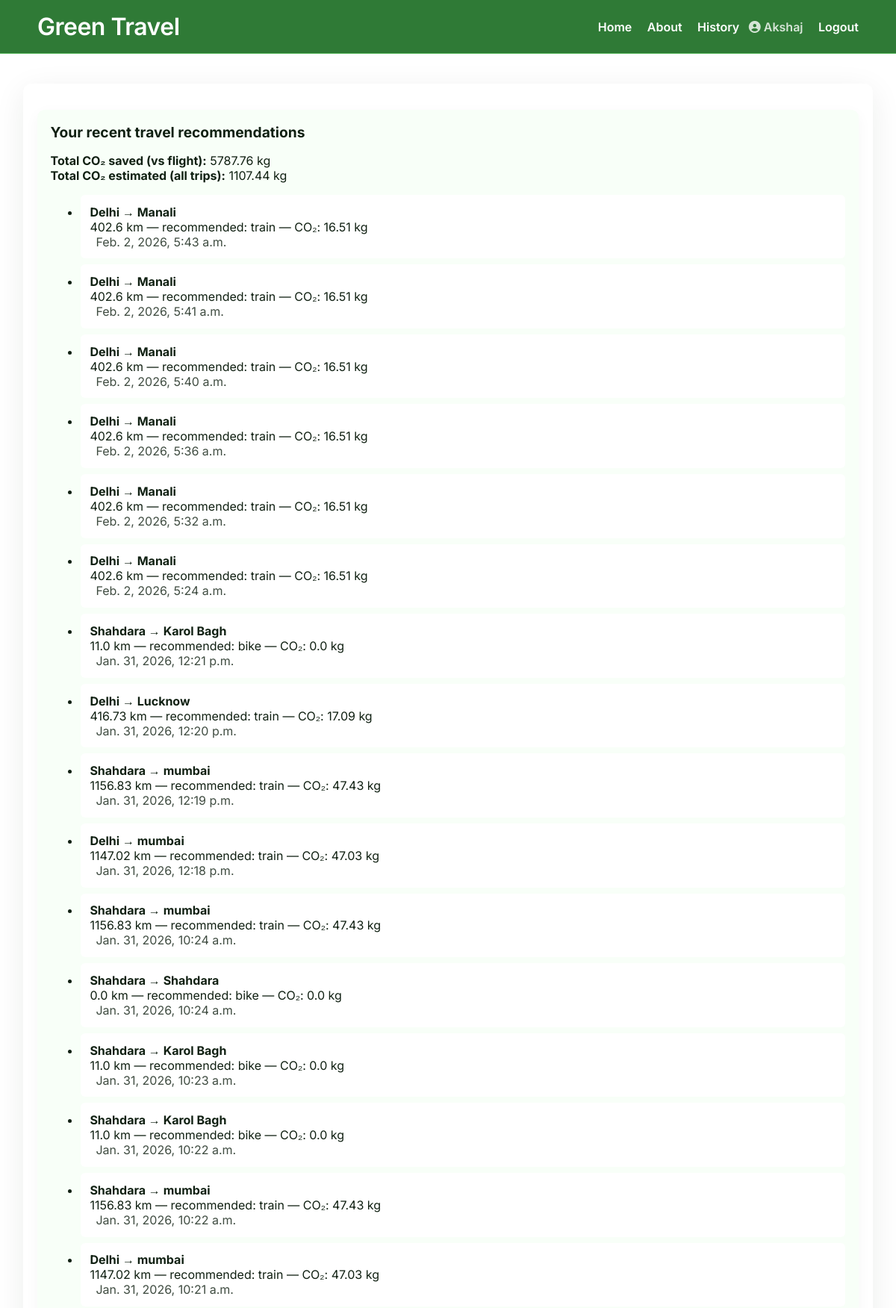
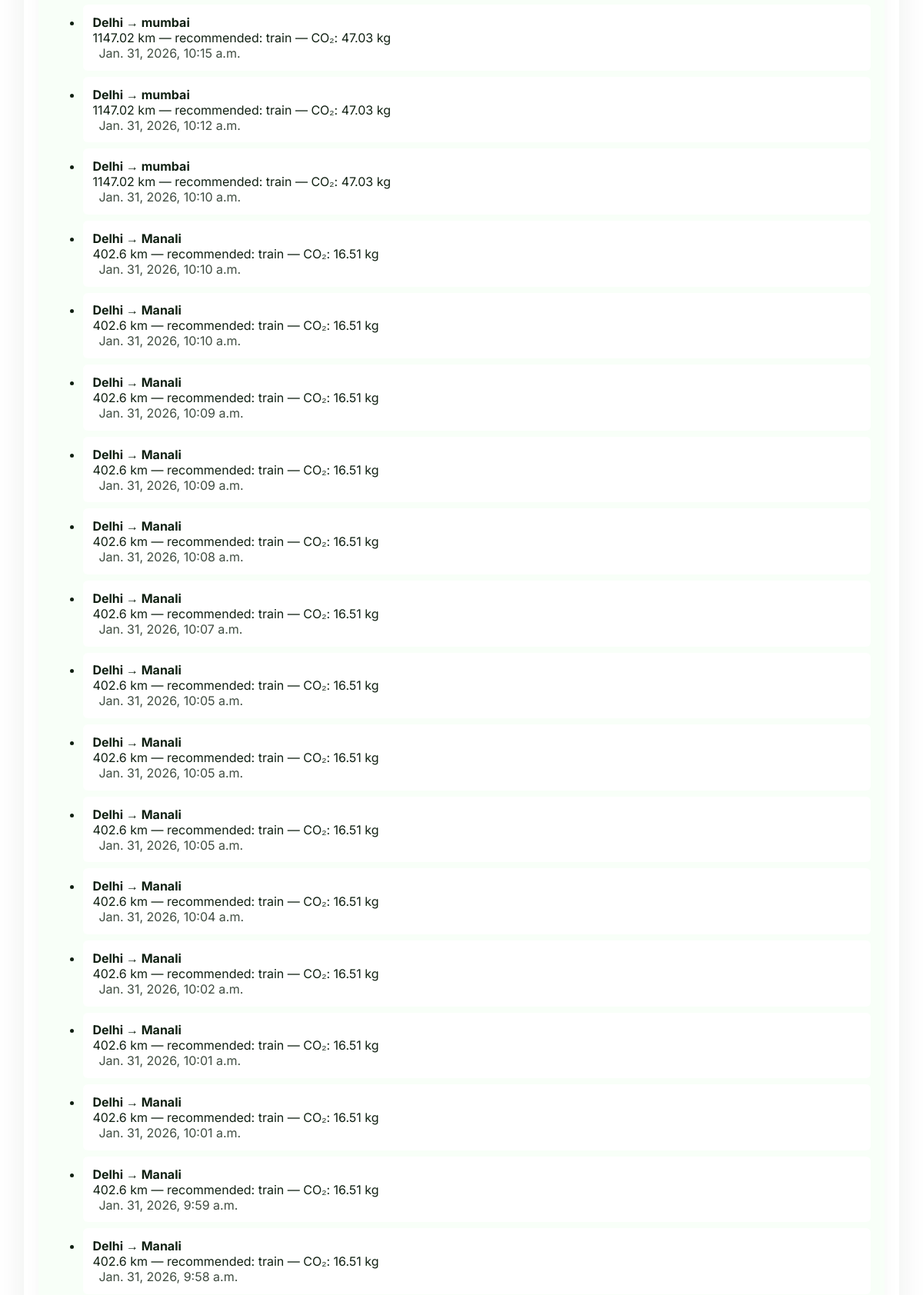
Page /history/ (signed in, upper part) on the committed database (2 pictures, top to bottom).
### recommendations/models.py (models this page shows, shortened)
class TravelRecord(models.Model):
    user = models.ForeignKey(settings.AUTH_USER_MODEL, null=True, blank=True, on_delete=models.SET_NULL)
    source = models.CharField(max_length=200)
    destination = models.CharField(max_length=200)
    distance_km = models.FloatField()
    passenger_count = models.IntegerField(default=1)
    selected_travel_type = models.CharField(max_length=50, blank=True)
    recommended_transport = models.CharField(max_length=50)
    co2_estimated_kg = models.FloatField()
    co2_saved_kg = models.FloatField(default=0)
    created_at = models.DateTimeField(auto_now_add=True)

### recommendations/views.py (the view)
# urls.py: path('history/', views.history, name='history'),
@login_required
def history(request):
    records = TravelRecord.objects.filter(user=request.user).order_by('-created_at')[:200]
    total_saved = records.aggregate(total=Sum('co2_saved_kg'))['total'] or 0.0
    total_emitted = records.aggregate(total=Sum('co2_estimated_kg'))['total'] or 0.0
    context = {
        'records': records,
        'total_saved_kg': round(total_saved, 2),
        'total_emitted_kg': round(total_emitted, 2),
    }
    return render(request, 'recommendations/history.html', context)

### templates/recommendations/history.html
{% extends 'recommendations/base.html' %}
{% block content %}
  <section class="form-wrap">
    <h2>Your recent travel recommendations</h2>
    <div class="history-summary">
      <strong>Total CO₂ saved (vs flight):</strong> {{ total_saved_kg }} kg
      <br>
      <strong>Total CO₂ estimated (all trips):</strong> {{ total_emitted_kg }} kg
    </div>
    {% if records %}
      <ul class="results">
        {% for r in records %}
          <li>
            <strong>{{ r.source }} → {{ r.destination }}</strong>
            <div>{{ r.distance_km }} km — recommended: {{ r.recommended_transport }} — CO₂: {{ r.co2_estimated_kg }} kg</div>
            <div class="muted">{{ r.created_at }}</div>
          </li>
        {% endfor %}
      </ul>
    {% else %}
      <p>No history available. Use the finder to create and save recommendations.</p>
    {% endif %}
  </section>
{% endblock %}

### templates/recommendations/base.html (shortened to what this page needs)
<!doctype html>
<html lang="en">
  <head>
    <link rel="stylesheet" href="https://cdnjs.cloudflare.com/ajax/libs/font-awesome/6.4.0/css/all.min.css">
    <link rel="stylesheet" href="/static/recommendations/css/style.css">
  </head>
  <body>
    <header>
      <div class="header-inner">
        <h1>Green Travel</h1>
        <nav>
          <a href="{% url 'recommendations:index' %}">Home</a>
          <a href="{% url 'recommendations:about' %}">About</a>
          <a href="{% url 'recommendations:history' %}">History</a>
          {% if user.is_authenticated %}
              <a class="muted" href="{% url 'recommendations:profile' %}"><i class="fas fa-user-circle"></i> {{ user.username }}</a>
              <a href="{% url 'recommendations:logout' %}">Logout</a>
          {% endif %}
        </nav>
      </div>
    </header>
    <main>
      {% block content %}{% endblock %}
    </main>
  </body>
</html>

### static/recommendations/css/style.css (style rules this page uses)
body { font-family: 'Inter', Arial, sans-serif; margin: 0; padding: 0; background: url('https://images.unsplash.com/photo-1501785888041-af3ef285b470?auto=format&fit=crop&w=1950&q=80'); background-size: cover; background-position: center; background-attachment: fixed; color: #102012; }
header { background: #2f7a36; color: #ffffff; padding: 1rem 0.6rem; border-bottom: 1px solid #4caf50; }
.header-inner { display: flex; align-items: center; justify-content: space-between; max-width: 1100px; margin: 0 auto; }
header h1 { margin: 0; font-weight: 600; letter-spacing: -0.5px }
nav a { color: #ffffff; margin-left: 1rem; text-decoration: none; font-weight:600 }
.muted { opacity: 0.8; margin-left: 0.5rem }
.form-wrap h2 { margin-top: 0 }
main { padding: 2.2rem 1.2rem; max-width: 1100px; margin: 2.5rem auto; background: rgba(255, 255, 255, 0.8); color: #102012; border-radius: 12px; box-shadow: 0 10px 40px rgba(16,32,20,0.08); }
.form-wrap { background: #f8fff8; padding: 1.1rem; border-radius: 10px; box-shadow: 0 6px 20px rgba(16,32,20,0.04); }
.results li { background: white; margin: 0.5rem 0; padding: 0.8rem; border-radius: 6px; }
.form-wrap h2 { font-size:1.2rem; }

### rows in the picture
TravelRecord: source "Delhi", destination "Manali", distance_km "402.6", recommended_transport "train", co2_estimated_kg "16.51", created_at "Feb. 2, 2026, 5:43 a.m."
TravelRecord: source "Delhi", destination "Manali", distance_km "402.6", recommended_transport "train", co2_estimated_kg "16.51", created_at "Feb. 2, 2026, 5:41 a.m."
TravelRecord: source "Delhi", destination "Manali", distance_km "402.6", recommended_transport "train", co2_estimated_kg "16.51", created_at "Feb. 2, 2026, 5:40 a.m."
TravelRecord: source "Delhi", destination "Manali", distance_km "402.6", recommended_transport "train", co2_estimated_kg "16.51", created_at "Feb. 2, 2026, 5:36 a.m."
TravelRecord: source "Delhi", destination "Manali", distance_km "402.6", recommended_transport "train", co2_estimated_kg "16.51", created_at "Feb. 2, 2026, 5:32 a.m."
TravelRecord: source "Delhi", destination "Manali", distance_km "402.6", recommended_transport "train", co2_estimated_kg "16.51", created_at "Feb. 2, 2026, 5:24 a.m."
TravelRecord: source "Shahdara", destination "Karol Bagh", distance_km "11.0", recommended_transport "bike", co2_estimated_kg "0.0", created_at "Jan. 31, 2026, 12:21 p.m."
TravelRecord: source "Delhi", destination "Lucknow", distance_km "416.73", recommended_transport "train", co2_estimated_kg "17.09", created_at "Jan. 31, 2026, 12:20 p.m."
TravelRecord: source "Shahdara", destination "mumbai", distance_km "1156.83", recommended_transport "train", co2_estimated_kg "47.43", created_at "Jan. 31, 2026, 12:19 p.m."
TravelRecord: source "Delhi", destination "mumbai", distance_km "1147.02", recommended_transport "train", co2_estimated_kg "47.03", created_at "Jan. 31, 2026, 12:18 p.m."
TravelRecord: source "Shahdara", destination "mumbai", distance_km "1156.83", recommended_transport "train", co2_estimated_kg "47.43", created_at "Jan. 31, 2026, 10:24 a.m."
TravelRecord: source "Shahdara", destination "Shahdara", distance_km "0.0", recommended_transport "bike", co2_estimated_kg "0.0", created_at "Jan. 31, 2026, 10:24 a.m."
TravelRecord: source "Shahdara", destination "Karol Bagh", distance_km "11.0", recommended_transport "bike", co2_estimated_kg "0.0", created_at "Jan. 31, 2026, 10:23 a.m."
TravelRecord: source "Shahdara", destination "Karol Bagh", distance_km "11.0", recommended_transport "bike", co2_estimated_kg "0.0", created_at "Jan. 31, 2026, 10:22 a.m."
TravelRecord: source "Shahdara", destination "mumbai", distance_km "1156.83", recommended_transport "train", co2_estimated_kg "47.43", created_at "Jan. 31, 2026, 10:22 a.m."
TravelRecord: source "Delhi", destination "mumbai", distance_km "1147.02", recommended_transport "train", co2_estimated_kg "47.03", created_at "Jan. 31, 2026, 10:21 a.m."
TravelRecord: source "Delhi", destination "mumbai", distance_km "1147.02", recommended_transport "train", co2_estimated_kg "47.03", created_at "Jan. 31, 2026, 10:15 a.m."
TravelRecord: source "Delhi", destination "mumbai", distance_km "1147.02", recommended_transport "train", co2_estimated_kg "47.03", created_at "Jan. 31, 2026, 10:12 a.m."
TravelRecord: source "Delhi", destination "mumbai", distance_km "1147.02", recommended_transport "train", co2_estimated_kg "47.03", created_at "Jan. 31, 2026, 10:10 a.m."
TravelRecord: source "Delhi", destination "Manali", distance_km "402.6", recommended_transport "train", co2_estimated_kg "16.51", created_at "Jan. 31, 2026, 10:10 a.m."
TravelRecord: source "Delhi", destination "Manali", distance_km "402.6", recommended_transport "train", co2_estimated_kg "16.51", created_at "Jan. 31, 2026, 10:10 a.m."
TravelRecord: source "Delhi", destination "Manali", distance_km "402.6", recommended_transport "train", co2_estimated_kg "16.51", created_at "Jan. 31, 2026, 10:09 a.m."
TravelRecord: source "Delhi", destination "Manali", distance_km "402.6", recommended_transport "train", co2_estimated_kg "16.51", created_at "Jan. 31, 2026, 10:09 a.m."
TravelRecord: source "Delhi", destination "Manali", distance_km "402.6", recommended_transport "train", co2_estimated_kg "16.51", created_at "Jan. 31, 2026, 10:08 a.m."
TravelRecord: source "Delhi", destination "Manali", distance_km "402.6", recommended_transport "train", co2_estimated_kg "16.51", created_at "Jan. 31, 2026, 10:07 a.m."
TravelRecord: source "Delhi", destination "Manali", distance_km "402.6", recommended_transport "train", co2_estimated_kg "16.51", created_at "Jan. 31, 2026, 10:05 a.m."
TravelRecord: source "Delhi", destination "Manali", distance_km "402.6", recommended_transport "train", co2_estimated_kg "16.51", created_at "Jan. 31, 2026, 10:05 a.m."
TravelRecord: source "Delhi", destination "Manali", distance_km "402.6", recommended_transport "train", co2_estimated_kg "16.51", created_at "Jan. 31, 2026, 10:05 a.m."
TravelRecord: source "Delhi", destination "Manali", distance_km "402.6", recommended_transport "train", co2_estimated_kg "16.51", created_at "Jan. 31, 2026, 10:04 a.m."
TravelRecord: source "Delhi", destination "Manali", distance_km "402.6", recommended_transport "train", co2_estimated_kg "16.51", created_at "Jan. 31, 2026, 10:02 a.m."
TravelRecord: source "Delhi", destination "Manali", distance_km "402.6", recommended_transport "train", co2_estimated_kg "16.51", created_at "Jan. 31, 2026, 10:01 a.m."
TravelRecord: source "Delhi", destination "Manali", distance_km "402.6", recommended_transport "train", co2_estimated_kg "16.51", created_at "Jan. 31, 2026, 10:01 a.m."
TravelRecord: source "Delhi", destination "Manali", distance_km "402.6", recommended_transport "train", co2_estimated_kg "16.51", created_at "Jan. 31, 2026, 9:59 a.m."
TravelRecord: source "Delhi", destination "Manali", distance_km "402.6", recommended_transport "train", co2_estimated_kg "16.51", created_at "Jan. 31, 2026, 9:58 a.m."

### other values in the picture
{{ user.username }} "Akshaj"
{{ total_saved_kg }} "5787.76"
{{ total_emitted_kg }} "1107.44"
